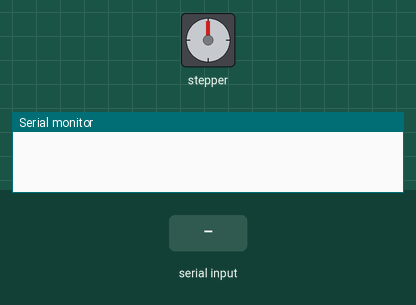
Bench run of a sketch on a simulated Arduino Uno, built with avr-gcc and run on an emulated ATmega328P. On the bench: stepper motor, the last lines printed to the serial monitor. Wiring (inferred from the names in the program): stepper motor driver (200 steps per turn assumed): step pin 2; direction pin 5; enable pin 8. Inputs (shaded band) come from the test bench.

Above: at 1.2 s.
1.3 s: "e" received over Serial
At 1.75 s:
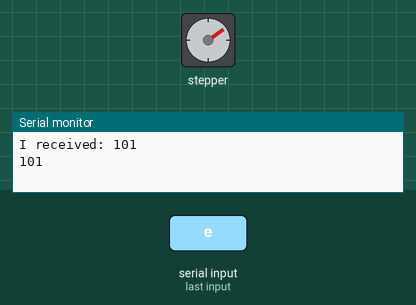
At 2.36 s:
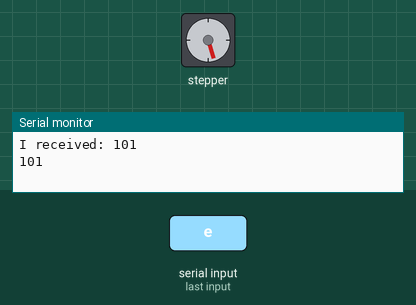
4.3 s: "r" received over Serial
At 4.47 s:
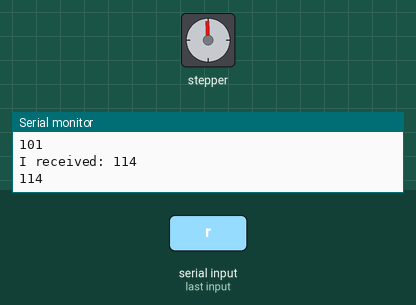
Timing chart, 0 to 7.8 s (numbered marks = the images above; inputs shaded):
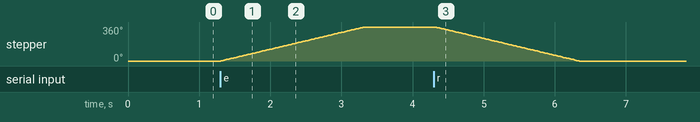

Measured:
- after the input at 1.3 s, stepper: turns 360° clockwise in 2.0 s, starting at once
- after the input at 4.3 s, stepper: turns 360° counter-clockwise in 2.0 s, starting at once

The sketch:

stargate_roue.ino
```cpp
/*
 *  Stargate
 *
 */

#include <TimerOne.h>

#define EN 8/* Enable pin for all stepper outputs */
#define X_DIR 5/* Direction-Pin for X-axis */
#define X_STEP 2/* Step-Pin for X-axis */

int Count = 0; /* Counter to count number of steps made */
boolean Direction = LOW; /* Rotational direction of stepper motors*/

int incomingByte = 0;

boolean stop = false;

const int stepsPerRev=200; // 1 Seul tour
int pulseWidthMicros = 100;  // microseconds
int millisBtwnSteps = 10000;

void setup(){
  Serial.begin(9600);


pinMode(EN, OUTPUT);
pinMode(X_DIR, OUTPUT);
pinMode(X_STEP, OUTPUT);

digitalWrite(EN, LOW); //Low to enable


}

void loop(){


  if (Serial.available() > 0) {

    incomingByte = Serial.read();

    Serial.print("I received: ");
    Serial.println(incomingByte);
    Serial.println(incomingByte, DEC);


    // Counter Clockwise
    if ( incomingByte == 101) {
     digitalWrite(X_DIR, HIGH);
      for (int i = 0; i < stepsPerRev; i++) {
        digitalWrite(X_STEP, HIGH);
        delayMicroseconds(pulseWidthMicros);
        digitalWrite(X_STEP, LOW);
        delayMicroseconds(millisBtwnSteps);
      }
      delay(1000); // One second delay
    }

    // Clockwise
    if ( incomingByte == 114) {
          digitalWrite(X_DIR, LOW);
      for (int i = 0; i < stepsPerRev; i++) {
        digitalWrite(X_STEP, HIGH);
        delayMicroseconds(pulseWidthMicros);
        digitalWrite(X_STEP, LOW);
        delayMicroseconds(millisBtwnSteps);
      }
      delay(1000); // One second delay
    }

  }


}
```
